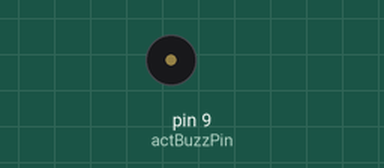
This sketch was run on a simulated Arduino Uno, built with avr-gcc and run on an emulated ATmega328P. Parts: buzzer (waves = sounding).

Above: at 0.7 s.
At 4.0 s:
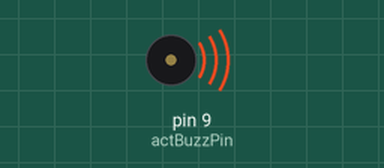
Timing chart, 0 to 6.0 s (numbered marks = the images above):
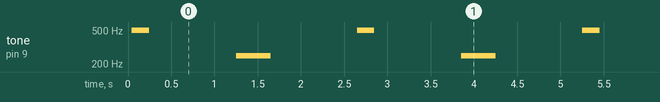

The sketch:

023_active_buzzer_tone.ino
```cpp
// https://www.youtube.com/watch?v=W5AApP9P-b0&list=PLGs0VKk2DiYw-L-RibttcvK-WBZm8WLEP&index=23

// pin setup
int actBuzzPin = 9;

int delayMs = 1000;
int delayMs1 = 1;
int delayMs2 = 2;
int i;
int maxVal = 100;

void setup() {
  // put your setup code here, to run once:
  pinMode(actBuzzPin, OUTPUT);
  Serial.begin(9600);
}

void loop() {
  // put your main code here, to run repeatedly:
  digitalWrite(actBuzzPin, HIGH);

  for (i = 1; i <= maxVal; i++){
    digitalWrite(actBuzzPin, HIGH);
    delay(delayMs1);
    digitalWrite(actBuzzPin, LOW);
    delay(delayMs1);
  }

  delay(delayMs);

  for (i = 1; i <= maxVal; i++){
    digitalWrite(actBuzzPin, HIGH);
    delay(delayMs2);
    digitalWrite(actBuzzPin, LOW);
    delay(delayMs2);
  }

  delay(delayMs);
}
```

Measured:
- by itself, tone on pin 9 (actBuzzPin): repeats every 2.6 s: silent 1.0 s, 249 Hz 0.40 s, silent 1.0 s, 495 Hz 0.20 s
